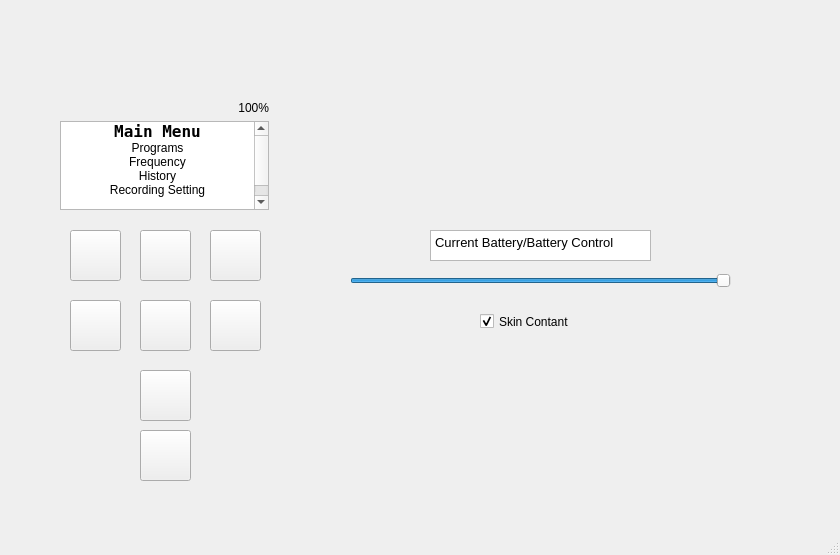
<?xml version="1.0" encoding="UTF-8"?>
<ui version="4.0">
 <class>MCT_Simulator</class>
 <widget class="QMainWindow" name="MCT_Simulator">
  <property name="geometry">
   <rect>
    <x>0</x>
    <y>0</y>
    <width>840</width>
    <height>555</height>
   </rect>
  </property>
  <property name="windowTitle">
   <string>MCT_Simulator</string>
  </property>
  <widget class="QWidget" name="centralWidget">
   <widget class="QPushButton" name="leftButton">
    <property name="geometry">
     <rect>
      <x>70</x>
      <y>300</y>
      <width>51</width>
      <height>51</height>
     </rect>
    </property>
    <property name="text">
     <string/>
    </property>
   </widget>
   <widget class="QPushButton" name="rightButton">
    <property name="geometry">
     <rect>
      <x>210</x>
      <y>300</y>
      <width>51</width>
      <height>51</height>
     </rect>
    </property>
    <property name="text">
     <string/>
    </property>
   </widget>
   <widget class="QPushButton" name="upButton">
    <property name="geometry">
     <rect>
      <x>140</x>
      <y>230</y>
      <width>51</width>
      <height>51</height>
     </rect>
    </property>
    <property name="text">
     <string/>
    </property>
   </widget>
   <widget class="QPushButton" name="downButton">
    <property name="geometry">
     <rect>
      <x>140</x>
      <y>370</y>
      <width>51</width>
      <height>51</height>
     </rect>
    </property>
    <property name="text">
     <string/>
    </property>
   </widget>
   <widget class="QPushButton" name="okButton">
    <property name="geometry">
     <rect>
      <x>140</x>
      <y>300</y>
      <width>51</width>
      <height>51</height>
     </rect>
    </property>
    <property name="text">
     <string/>
    </property>
   </widget>
   <widget class="QPushButton" name="returnButton">
    <property name="geometry">
     <rect>
      <x>70</x>
      <y>230</y>
      <width>51</width>
      <height>51</height>
     </rect>
    </property>
    <property name="text">
     <string/>
    </property>
   </widget>
   <widget class="QPushButton" name="menuButton">
    <property name="geometry">
     <rect>
      <x>210</x>
      <y>230</y>
      <width>51</width>
      <height>51</height>
     </rect>
    </property>
    <property name="text">
     <string/>
    </property>
   </widget>
   <widget class="QPushButton" name="powerButton">
    <property name="geometry">
     <rect>
      <x>140</x>
      <y>430</y>
      <width>51</width>
      <height>51</height>
     </rect>
    </property>
    <property name="text">
     <string/>
    </property>
   </widget>
   <widget class="QWidget" name="verticalLayoutWidget">
    <property name="geometry">
     <rect>
      <x>49</x>
      <y>90</y>
      <width>231</width>
      <height>131</height>
     </rect>
    </property>
    <layout class="QVBoxLayout" name="verticalLayout">
     <item>
      <widget class="QLabel" name="batteryText">
       <property name="text">
        <string>100%</string>
       </property>
       <property name="scaledContents">
        <bool>false</bool>
       </property>
       <property name="alignment">
        <set>Qt::AlignRight|Qt::AlignTrailing|Qt::AlignVCenter</set>
       </property>
      </widget>
     </item>
     <item>
      <widget class="QListWidget" name="listWidget">
       <property name="styleSheet">
        <string notr="true">QListWidget{
rgb(239, 41, 41)
}</string>
       </property>
       <item>
        <property name="text">
         <string>Main Menu</string>
        </property>
        <property name="font">
         <font>
          <family>DejaVu Sans Mono</family>
          <pointsize>12</pointsize>
          <weight>75</weight>
          <italic>false</italic>
          <bold>true</bold>
         </font>
        </property>
        <property name="textAlignment">
         <set>AlignCenter</set>
        </property>
        <property name="background">
         <brush brushstyle="NoBrush">
          <color alpha="255">
           <red>239</red>
           <green>41</green>
           <blue>41</blue>
          </color>
         </brush>
        </property>
        <property name="foreground">
         <brush brushstyle="NoBrush">
          <color alpha="255">
           <red>52</red>
           <green>101</green>
           <blue>164</blue>
          </color>
         </brush>
        </property>
       </item>
       <item>
        <property name="text">
         <string>Programs</string>
        </property>
        <property name="textAlignment">
         <set>AlignCenter</set>
        </property>
       </item>
       <item>
        <property name="text">
         <string>Frequency</string>
        </property>
        <property name="textAlignment">
         <set>AlignCenter</set>
        </property>
       </item>
       <item>
        <property name="text">
         <string>History</string>
        </property>
        <property name="textAlignment">
         <set>AlignCenter</set>
        </property>
       </item>
       <item>
        <property name="text">
         <string>Recording Setting</string>
        </property>
        <property name="textAlignment">
         <set>AlignCenter</set>
        </property>
       </item>
       <item>
        <property name="text">
         <string/>
        </property>
       </item>
      </widget>
     </item>
    </layout>
   </widget>
   <widget class="QSlider" name="batterySlider">
    <property name="geometry">
     <rect>
      <x>350</x>
      <y>260</y>
      <width>381</width>
      <height>41</height>
     </rect>
    </property>
    <property name="maximum">
     <number>100</number>
    </property>
    <property name="value">
     <number>100</number>
    </property>
    <property name="sliderPosition">
     <number>100</number>
    </property>
    <property name="orientation">
     <enum>Qt::Horizontal</enum>
    </property>
   </widget>
   <widget class="QTextBrowser" name="textBrowser">
    <property name="geometry">
     <rect>
      <x>430</x>
      <y>230</y>
      <width>221</width>
      <height>31</height>
     </rect>
    </property>
    <property name="html">
     <string>&lt;!DOCTYPE HTML PUBLIC &quot;-//W3C//DTD HTML 4.0//EN&quot; &quot;http://www.w3.org/TR/REC-html40/strict.dtd&quot;&gt;
&lt;html&gt;&lt;head&gt;&lt;meta name=&quot;qrichtext&quot; content=&quot;1&quot; /&gt;&lt;style type=&quot;text/css&quot;&gt;
p, li { white-space: pre-wrap; }
&lt;/style&gt;&lt;/head&gt;&lt;body style=&quot; font-family:'Sans'; font-size:10pt; font-weight:400; font-style:normal;&quot;&gt;
&lt;p style=&quot; margin-top:0px; margin-bottom:0px; margin-left:0px; margin-right:0px; -qt-block-indent:0; text-indent:0px;&quot;&gt;Current Battery/Battery Control&lt;/p&gt;&lt;/body&gt;&lt;/html&gt;</string>
    </property>
   </widget>
   <widget class="QCheckBox" name="contactBox">
    <property name="enabled">
     <bool>true</bool>
    </property>
    <property name="geometry">
     <rect>
      <x>480</x>
      <y>310</y>
      <width>111</width>
      <height>23</height>
     </rect>
    </property>
    <property name="text">
     <string>Skin Contant</string>
    </property>
    <property name="checked">
     <bool>true</bool>
    </property>
   </widget>
  </widget>
  <widget class="QMenuBar" name="menuBar">
   <property name="geometry">
    <rect>
     <x>0</x>
     <y>0</y>
     <width>840</width>
     <height>22</height>
    </rect>
   </property>
  </widget>
  <widget class="QStatusBar" name="statusBar"/>
 </widget>
 <layoutdefault spacing="6" margin="11"/>
 <resources/>
 <connections>
  <connection>
   <sender>batterySlider</sender>
   <signal>rangeChanged(int,int)</signal>
   <receiver>batteryText</receiver>
   <slot>setNum(int)</slot>
   <hints>
    <hint type="sourcelabel">
     <x>540</x>
     <y>309</y>
    </hint>
    <hint type="destinationlabel">
     <x>247</x>
     <y>120</y>
    </hint>
   </hints>
  </connection>
 </connections>
</ui>
